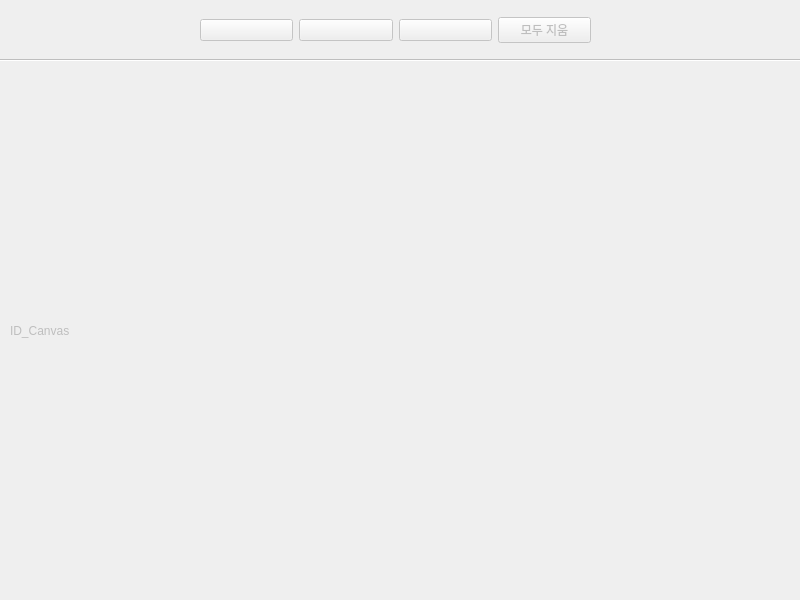
<?xml version="1.0" encoding="UTF-8"?>
<ui version="4.0">
 <class>Painterbrush</class>
 <widget class="QDialog" name="Painterbrush">
  <property name="enabled">
   <bool>false</bool>
  </property>
  <property name="geometry">
   <rect>
    <x>0</x>
    <y>0</y>
    <width>800</width>
    <height>600</height>
   </rect>
  </property>
  <property name="windowTitle">
   <string>Dialog</string>
  </property>
  <widget class="QLabel" name="lb_canvas">
   <property name="geometry">
    <rect>
     <x>10</x>
     <y>70</y>
     <width>781</width>
     <height>521</height>
    </rect>
   </property>
   <property name="mouseTracking">
    <bool>true</bool>
   </property>
   <property name="text">
    <string>ID_Canvas</string>
   </property>
  </widget>
  <widget class="QWidget" name="horizontalLayoutWidget">
   <property name="geometry">
    <rect>
     <x>200</x>
     <y>0</y>
     <width>391</width>
     <height>61</height>
    </rect>
   </property>
   <layout class="QHBoxLayout" name="horizontalLayout">
    <item>
     <widget class="QPushButton" name="btn_black">
      <property name="cursor">
       <cursorShape>PointingHandCursor</cursorShape>
      </property>
      <property name="text">
       <string/>
      </property>
     </widget>
    </item>
    <item>
     <widget class="QPushButton" name="btn_red">
      <property name="cursor">
       <cursorShape>PointingHandCursor</cursorShape>
      </property>
      <property name="text">
       <string/>
      </property>
     </widget>
    </item>
    <item>
     <widget class="QPushButton" name="btn_blue">
      <property name="cursor">
       <cursorShape>PointingHandCursor</cursorShape>
      </property>
      <property name="text">
       <string/>
      </property>
     </widget>
    </item>
    <item>
     <widget class="QPushButton" name="btn_clear">
      <property name="cursor">
       <cursorShape>PointingHandCursor</cursorShape>
      </property>
      <property name="text">
       <string>모두 지움</string>
      </property>
     </widget>
    </item>
   </layout>
  </widget>
  <widget class="Line" name="line">
   <property name="geometry">
    <rect>
     <x>0</x>
     <y>50</y>
     <width>801</width>
     <height>20</height>
    </rect>
   </property>
   <property name="orientation">
    <enum>Qt::Horizontal</enum>
   </property>
  </widget>
 </widget>
 <resources/>
 <connections/>
</ui>
